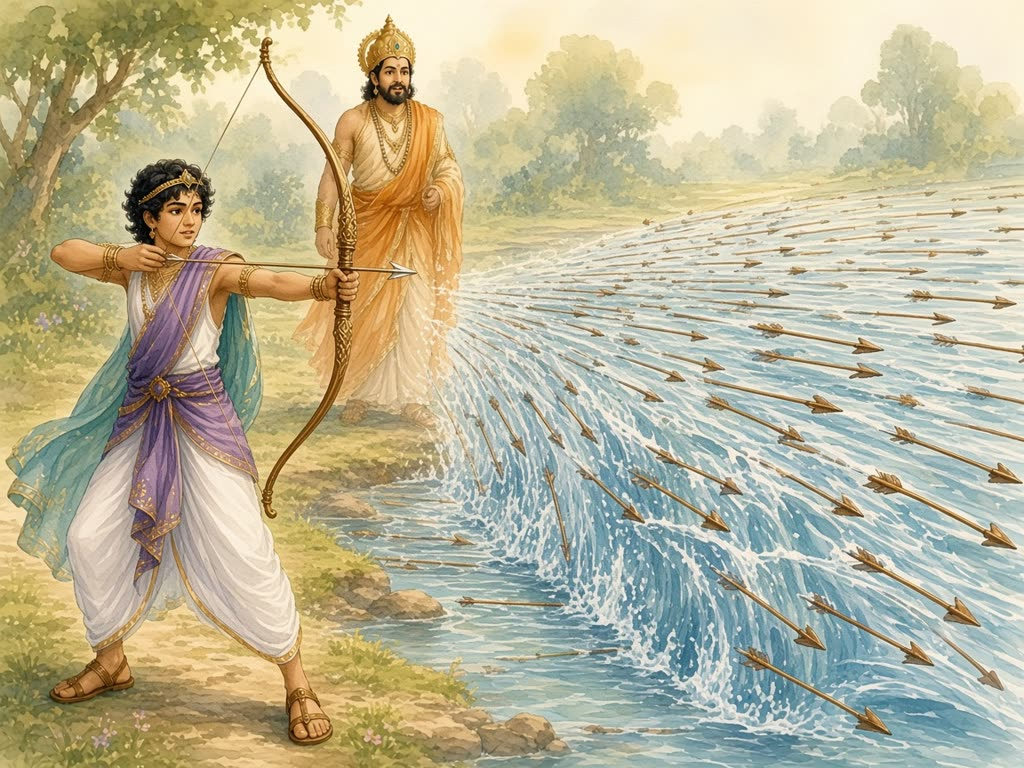
#> input picture episodes/ep01/img/4-arrows.jpg, 1024 x 768 px
$ python render.py
#> lines starting #> are read from the running program, lines starting #| are printed output that depends on the picture
#!/usr/bin/env python3
"""Render Instagram 9:16 Episode 1 using the ORIGINAL GitHub story illustrations."""
import asyncio, math, os, re, shutil, subprocess, sys, textwrap, wave
from pathlib import Path
import numpy as np
from PIL import Image, ImageDraw, ImageFont, ImageFilter

HERE=Path(__file__).resolve().parent
ROOT=HERE.parents[1]
ASSET=ROOT/'episodes/ep01/img'
OUTPUT=HERE/'output'
OUTPUT.mkdir(parents=True,exist_ok=True)
W,H,FPS=1080,1920,24
SCENES=[
  dict(image='4-arrows.jpg',title='A BOY STOPPED A RIVER?',line='With arrows? Impossible!',voice='Imagine a boy stopping a mighty river, with nothing but a bow and arrows!'),
  dict(image='1-meeting.jpg',title='A MAGICAL MEETING',line='King Shantanu meets Ganga',voice='Long ago, King Shantanu met Ganga, the river goddess, beside the sparkling waters of Hastinapura.'),
  dict(image='2-vasus.jpg',title='A MYSTERIOUS PROMISE',line='Seven star-spirits returned home',voice='They married, and Shantanu promised never to question Ganga. Seven little star-spirits returned to the heavens. Shantanu waited in silence.'),
  dict(image='3-learning.jpg',title='LITTLE BY LITTLE',line='Devavrata grew strong and wise',voice='Their eighth son, Devavrata, grew up learning patience, wisdom, and the skill of archery.'),
  dict(image='4-arrows.jpg',title='THE WALL OF ARROWS',line='A young warrior amazed the king',voice='Years later, Shantanu saw a young archer holding back the whole mighty river with a wall of arrows!'),
  dict(image='5-return.jpg',title='AT LAST, HOME AGAIN',line='Good things are worth waiting for',voice='That warrior was his own son. Ganga kept her promise, and father and son were reunited. Good things are worth waiting for.'),
]

def run(cmd):
    print('>', ' '.join(map(str,cmd))[:380],flush=True)
    subprocess.run(list(map(str,cmd)),check=True,stdout=subprocess.DEVNULL)

def secs(path):
    p=subprocess.run(['ffprobe','-v','error','-show_entries','format=duration','-of','default=noprint_wrappers=1:nokey=1',str(path)],capture_output=True,text=True,check=True)
    return float(p.stdout.strip())

def font(paths,size):
    for p in paths:
        if Path(p).exists(): return ImageFont.truetype(p,size)
    return ImageFont.load_default()

SERIF='/usr/share/fonts/truetype/dejavu/DejaVuSerif.ttf'
SERIF_BOLD='/usr/share/fonts/truetype/dejavu/DejaVuSerif-Bold.ttf'
SANS='/usr/share/fonts/truetype/dejavu/DejaVuSans.ttf'
SANS_BOLD='/usr/share/fonts/truetype/dejavu/DejaVuSans-Bold.ttf'
GOLD=(255,213,130)

def fit_lines(d,text,f,max_w):
    lines=[]; line=''
    for word in text.split():
        probe=(line+' '+word).strip()
        if d.textbbox((0,0),probe,font=f)[2]<=max_w: line=probe
        else:
            if line:lines.append(line)
            line=word
    if line:lines.append(line)
    return lines

def rounded_photo(canvas,img,coords,radius=25):
    x,y,w,h=coords
    fitted=Image.new('RGB',(w,h),(8,12,30))
    image=img.copy().convert('RGB')
    image.thumbnail((w,h),Image.Resampling.LANCZOS)
    fitted.paste(image,((w-image.width)//2,(h-image.height)//2))
    mask=Image.new('L',(w,h),0); d=ImageDraw.Draw(mask); d.rounded_rectangle((0,0,w-1,h-1),radius=radius,fill=255)
    canvas.paste(fitted,(x,y),mask)

def card(scene,ix):
    im=Image.open(ASSET/scene['image']).convert('RGB')
    # Full height atmospheric extension from the scene itself.
    bg=im.resize((W,H),Image.Resampling.BICUBIC).filter(ImageFilter.GaussianBlur(54))
    tint=Image.new('RGBA',(W,H),(9,14,38,208))
    canvas=Image.alpha_composite(bg.convert('RGBA'),tint)
    glow=Image.new('RGBA',(W,H),(0,0,0,0)); g=ImageDraw.Draw(glow)
    for r in range(550,0,-12):
        intensity=int(7*(1-r/550))
        g.ellipse((W//2-r,450-r,W//2+r,450+r),fill=(243,183,91,intensity))
    canvas=Image.alpha_composite(canvas,glow)
    d=ImageDraw.Draw(canvas)
    # Premium restrained editorial identity.
    f_brand=font([SANS_BOLD],28); f_ep=font([SANS],31)
    d.line((90,130,350,130),fill=(*GOLD,120),width=2)
    d.text((W/2,156),'K I D S   M A H A B H A R A T H',anchor='mm',font=f_brand,fill=(255,218,153))
    d.text((W/2,219),'EPISODE 01  ·  THE RIVER GODDESS & THE BRAVE PRINCE',anchor='mm',font=f_ep,fill=(226,226,234))
    # Full, uncropped original artwork.
    img_w=1004; img_h=777; x=(W-img_w)//2; y=324
    d.rounded_rectangle((x-5,y-5,x+img_w+5,y+img_h+5),radius=31,fill=(255,208,113,115))
    rounded_photo(canvas,im,(x,y,img_w,img_h))
    d=ImageDraw.Draw(canvas)
    d.rounded_rectangle((x,y,x+img_w,y+img_h),radius=24,outline=(247,213,145),width=4)
    # Text hierarchy under picture.
    d.line((143,1198,W-143,1198),fill=(246,203,117,155),width=2)
    f_title=font([SERIF_BOLD],62)
    lines=fit_lines(d,scene['title'],f_title,W-125)
    for j,line in enumerate(lines):
        d.text((W/2,1260+j*78),line,anchor='mm',font=f_title,fill=(255,246,226),stroke_width=1,stroke_fill=(29,23,30))
    f_sub=font([SANS],38)
    sub_y=1350+(len(lines)-1)*75
    d.text((W/2,sub_y),scene['line'],anchor='mm',font=f_sub,fill=GOLD)
    # Captions are burned in later near 1540.
    d.rounded_rectangle((65,1690,W-65,1810),radius=35,outline=(241,204,129,170),width=2,fill=(8,11,33,170))
    f_end=font([SANS_BOLD],30)
    d.text((W/2,1728),'STORY TIME  •  PART 1',anchor='mm',font=f_end,fill=(248,232,201))
    f_web=font([SANS],25)
    d.text((W/2,1772),'Kids Mahabharath   |   Read the full story in the caption',anchor='mm',font=f_web,fill=(213,211,216))
    d.text((W/2,1860),'✦  A BEDTIME STORY WITH A LESSON  ✦',anchor='mm',font=font([SANS],24),fill=(242,210,147))
    out=OUTPUT/f'card_{ix:02d}.jpg'; canvas.convert('RGB').save(out,quality=93,subsampling=0)
    return out

async def get_voice(text,out):
    try:
        import edge_tts
        await edge_tts.Communicate(text,voice='en-IN-NeerjaNeural',rate='-7%',pitch='-2Hz').save(str(out))
        if out.stat().st_size<2000: raise RuntimeError('TTS returned no audio')
        return out
    except Exception as ex:
        print('edge-tts unavailable:',ex,' -- falling back to espeak',file=sys.stderr)
        wav=out.with_suffix('.wav')
        run(['espeak','-v','en+f3','-s','138','-p','48','-w',str(wav),text])
        return wav

# [8 lines left out: function seconds_caption_lines, not called in this run]

def clock(t):
    t=max(0.0,t); h=int(t//3600); m=int((t%3600)//60); s=t%60
    return f'{h}:{m:02d}:{s:05.2f}'

# [37 lines left out: functions make_subtitles, make_music, not called in this run]

def main():
    print('Image asset directory:',ASSET)
    for sc in SCENES:
        if not (ASSET/sc['image']).exists():raise FileNotFoundError(ASSET/sc['image'])
    files=[];durations=[]
    for i,scene in enumerate(SCENES):
        art=card(scene,i)
#> in card, im is the input picture: PIL image 1024x768 RGB; mean R, G, B 186.8, 181.2, 152.5
#> in card, `bg=im.resize((W,H),Image.Resampling.BICUBIC).filter(ImageFilter.Gaussi..`:
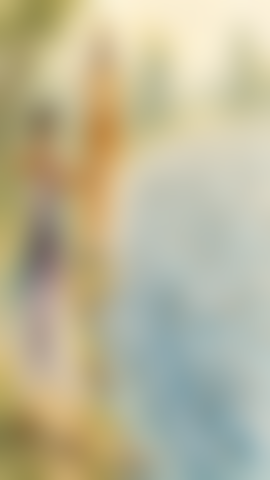
#> bg: PIL image 1080x1920 RGB (shown at 1/4 size); mean R, G, B 187.2, 181.6, 152.8
#> in card, `tint=Image.new('RGBA',(W,H),(9,14,38,208))`:
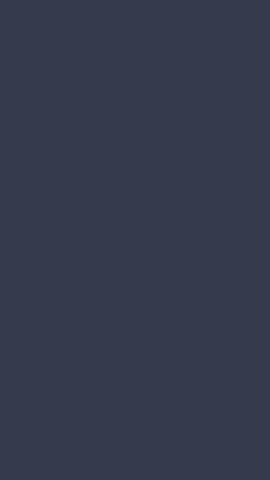
#> tint: PIL image 1080x1920 RGBA (shown at 1/4 size); mean R, G, B, A 9, 14, 38, 208; transparent parts drawn white
#> in rounded_photo, `fitted=Image.new('RGB',(w,h),(8,12,30))`:
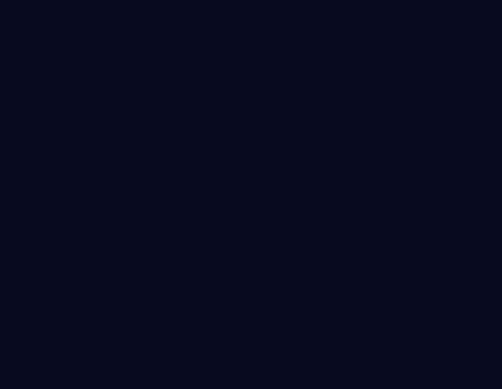
#> fitted: PIL image 1004x777 RGB (shown at 1/2 size); mean R, G, B 8, 12, 30
#> in rounded_photo, `fitted.paste(image,((w-image.width)//2,(h-image.height)//2))`:
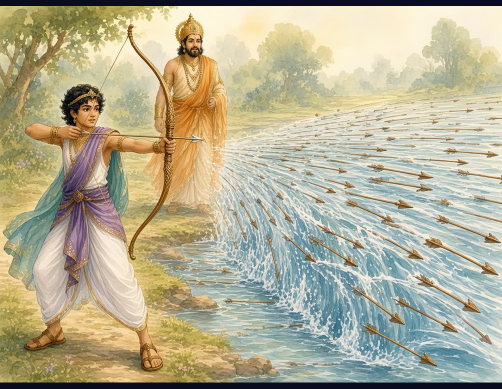
#> fitted: PIL image 1004x777 RGB (shown at 1/2 size); mean R, G, B 181.3, 175.9, 148.7
#> in rounded_photo, `canvas.paste(fitted,(x,y),mask)`:
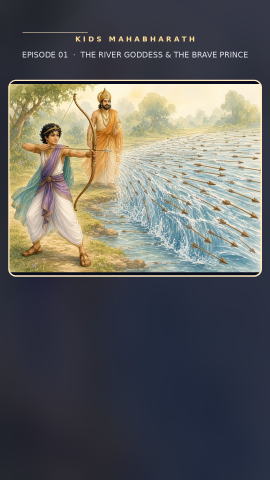
#> canvas: PIL image 1080x1920 RGBA (shown at 1/4 size); mean R, G, B, A 97.1, 96.8, 94.3, 253.7; transparent parts drawn white
#> in card, `lines=fit_lines(d,scene['title'],f_title,W-125)`: lines = ['A BOY STOPPED A RIVER?']
#> the loop in card, `for j,line in enumerate(lines):` made 1 pass
#> in card, `sub_y=1350+(len(lines)-1)*75`: sub_y = 1350
#> in card, `out = OUTPUT / f'card_{ix:02d}.jpg'`:
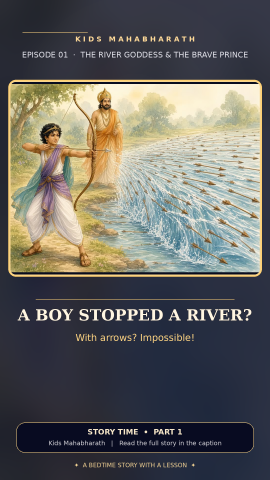
#> saved as card_00.jpg: PIL image 1080x1920 RGB (shown at 1/4 size); mean R, G, B 100.1, 99.1, 95.8
#> in card, `canvas.convert('RGB').save(out, quality=93, subsampling=0)`:
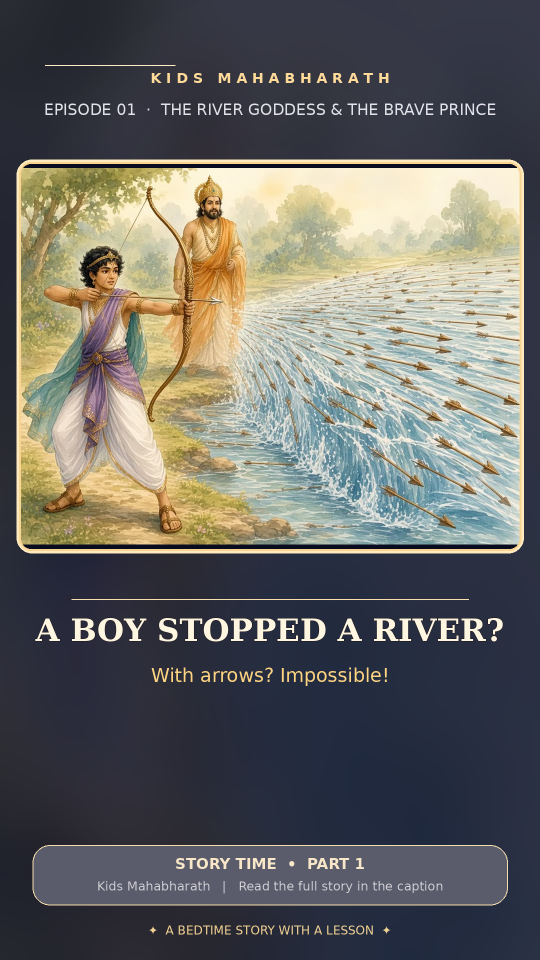
#> canvas: PIL image 1080x1920 RGBA (shown at 1/2 size); mean R, G, B, A 100.1, 99.1, 95.8, 249.3; transparent parts drawn white
        voice_path=asyncio.run(get_voice(scene['voice'],OUTPUT/f'voice_{i:02d}.mp3'))
        duration=round(secs(voice_path)+0.75,2)
        durations.append(duration)
        v=OUTPUT/f'segment_{i:02d}.mp4'
        # Delicate continuous push-in; gently fade scenes without abrupt cuts.
        vf=(f'scale=1160:2062,zoompan=z=\'min(zoom+0.00022,1.075)\':'
            f'x=\'iw/2-(iw/zoom/2)\':y=\'ih/2-(ih/zoom/2)\':'
            f'd=1:s=1080x1920:fps=24,'
            f'fade=t=in:st=0:d=0.36,fade=t=out:st={max(0,duration-.33):.2f}:d=0.30,format=yuv420p')
        cmd=['ffmpeg','-y','-hide_banner','-loglevel','error','-loop','1','-framerate',str(FPS),'-i',art,'-i',voice_path,'-vf',vf,'-af','apad','-t',str(duration),'-r',str(FPS),'-c:v','libx264','-pix_fmt','yuv420p','-preset','veryfast','-crf','20','-c:a','aac','-ar','48000','-ac','2','-b:a','160k','-movflags','+faststart',v]
        run(cmd);files.append(v)
    lst=OUTPUT/'segments.txt';lst.write_text(''.join(f"file '{v.resolve()}'\n" for v in files))
    assembled=OUTPUT/'assembled.mp4'
    run(['ffmpeg','-y','-hide_banner','-loglevel','error','-f','concat','-safe','0','-i',lst,'-c','copy',assembled])
    total=secs(assembled)
    music=OUTPUT/'ambient_original.wav';make_music(total,music)
    subtitles=make_subtitles(durations)
    video=OUTPUT/'Kids_Mahabharath_Episode_01_Instagram_Reel.mp4'
    run(['ffmpeg','-y','-hide_banner','-loglevel','error','-i',assembled,'-i',music,'-filter_complex',f'[0:v]subtitles={subtitles}:fontsdir=/usr/share/fonts/truetype/dejavu[v];[0:a]volume=1.12[a0];[1:a]volume=0.50[a1];[a0][a1]amix=inputs=2:duration=first:normalize=0,alimiter=limit=0.96[a]','-map','[v]','-map','[a]','-c:v','libx264','-preset','veryfast','-crf','21','-pix_fmt','yuv420p','-c:a','aac','-b:a','192k','-movflags','+faststart',video])
    print('OUTPUT:',video,'duration:',secs(video),'seconds','size:',video.stat().st_size)

if __name__=='__main__':main()
#> (the call stopped at `async def get_voice(text,out): try: import edge_tts await edge_tts.Com..`: edge_tts is not available in this run)

$ run again, with episodes/ep01/img/5-vow.jpg copied over episodes/ep01/img/4-arrows.jpg
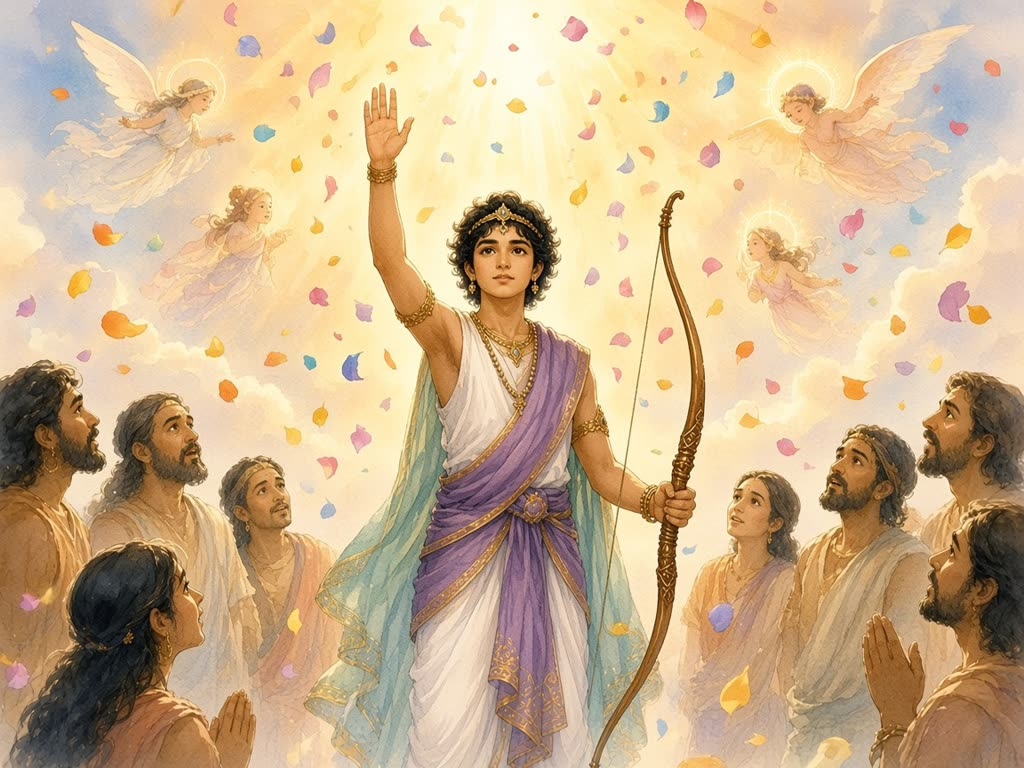
#> input picture episodes/ep01/img/5-vow.jpg, 1024 x 768 px
#> in card, im is the input picture: PIL image 1024x768 RGB; mean R, G, B 204.9, 178.4, 142.3
#> in card, `bg=im.resize((W,H),Image.Resampling.BICUBIC).filter(ImageFilter.Gaussi..`:
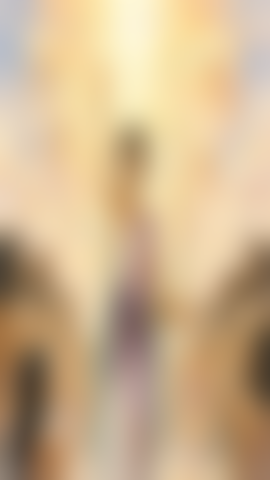
#> bg: PIL image 1080x1920 RGB (shown at 1/4 size); mean R, G, B 205.3, 178.8, 142.7
#> glow: PIL image 1080x1920 RGBA; every value is 0
#> mask: PIL image 1004x777 L; every value is 0
#> lines = ['A BOY STOPPED A RIVER?']
#> the loop in card, `for j,line in enumerate(lines):` made 1 pass
#> sub_y = 1350
#> in card, `canvas.convert('RGB').save(out, quality=93, subsampling=0)`:
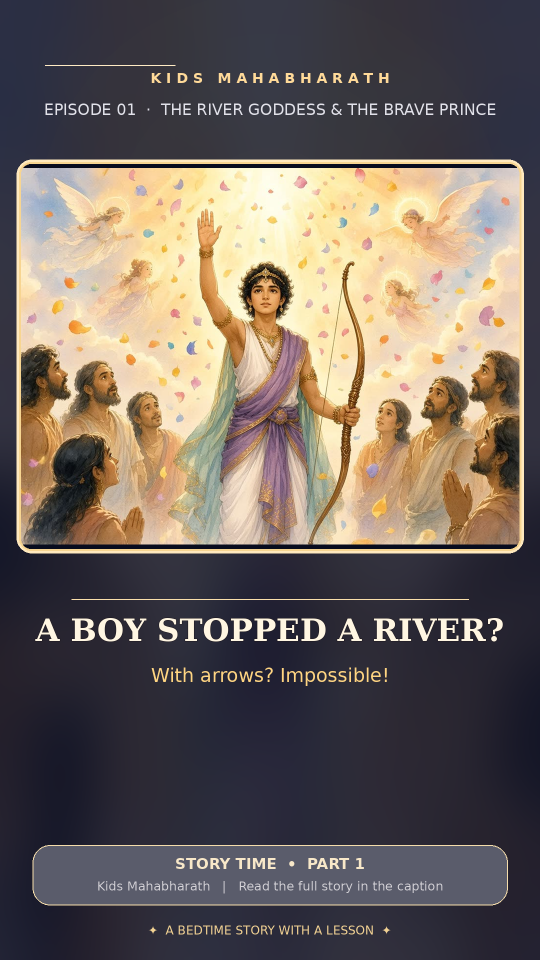
#> canvas: PIL image 1080x1920 RGBA (shown at 1/2 size); mean R, G, B, A 107.3, 96.4, 89.7, 249.3; transparent parts drawn white
